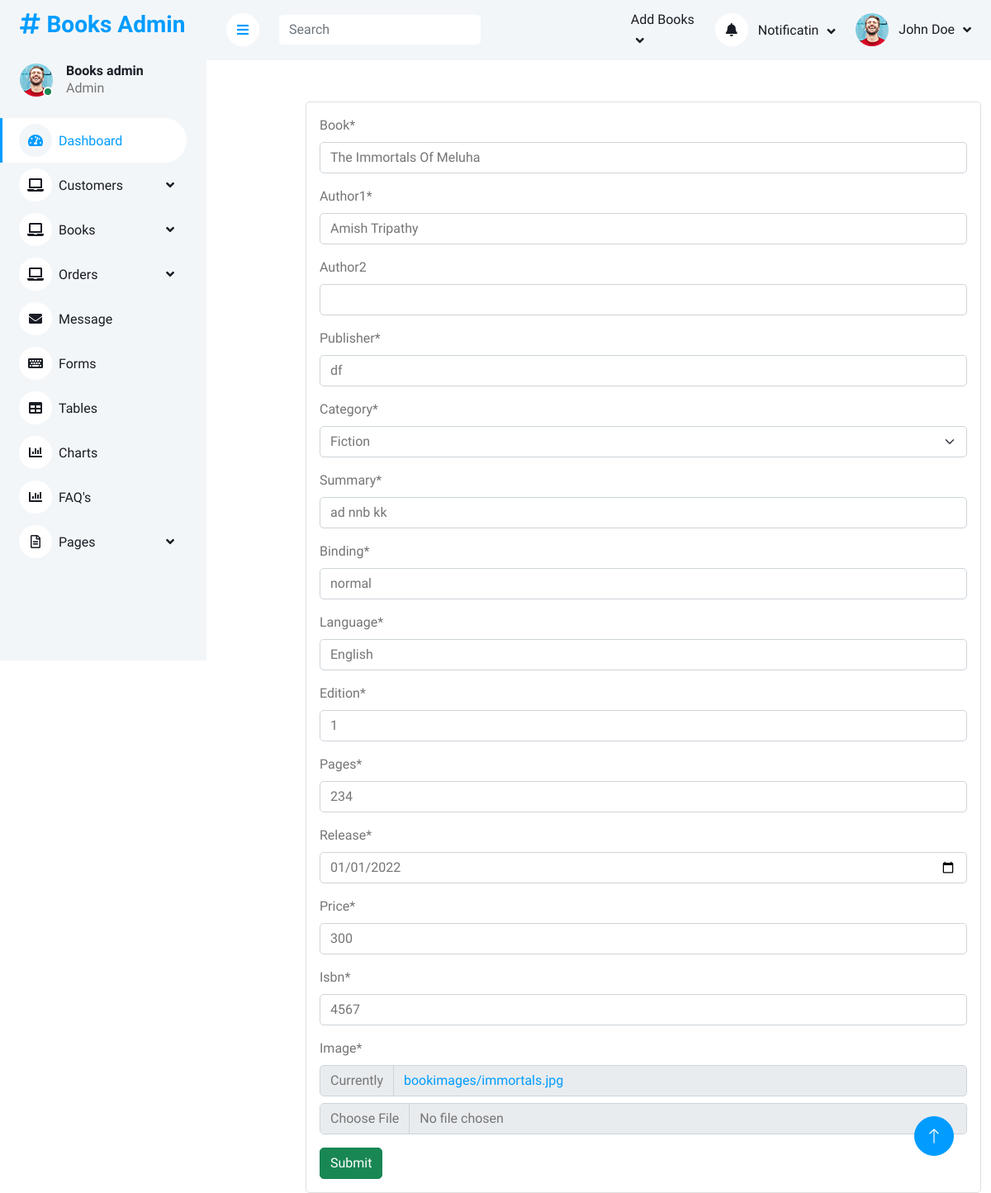
The page /updatebooks/1 on the database its author committed.
### BooksApp/models.py (models this page shows)
class Books_data(models.Model):
    book = models.CharField(max_length=300)
    author1 = models.CharField(max_length=320)
    author2 = models.CharField(max_length=100, null=True, blank=True)
    publisher = models.CharField(max_length=300)
    category = models.CharField(max_length=100, choices=booktype)
    summary = models.CharField(max_length=300000)
    binding = models.CharField(max_length=300)
    language = models.CharField(max_length=300)
    edition = models.IntegerField()
    pages = models.IntegerField()
    release = models.DateField()
    price = models.IntegerField()
    isbn = models.IntegerField()
    image = models.ImageField(upload_to='bookimages')

### BooksApp/views.py (the view)
# urls.py: path('updatebooks/<int:id>', views.updatebooks, name='updatebooks'),
def updatebooks(request, id):
    data = Books_data.objects.get(id=id)
    form = AddBooks(instance=data)
    if request.method == 'POST':
        form = AddBooks(request.POST, request.FILES, instance=data)
        if form.is_valid():
            form.save()
            return redirect('viewbooks')
    return render(request, 'edit.html', {'form': form})

### BooksApp/forms.py
class AddBooks(forms.ModelForm):
    release = forms.DateField(widget=DateInput)
    class Meta:
        model = Books_data
        fields = "__all__"

### templates/edit.html (shortened to what this page needs)
{% extends "admin_index.html" %}
{% load crispy_forms_tags %}
{% block content %}
{% load static %}
 <link rel="stylesheet" href="{% static 'loginstyle.css' %}"/>
<body>
 <link rel="stylesheet" href="{% static 'loginstyle.css' %}"/>
<div class="card">
    <div class="card-body">
  <form method="post" enctype="multipart/form-data">
        <div>
        {{form|crispy}}
        </div>
      <button type="submit" class="btn btn-success">Submit</button>
          </form>
    </div>
</div>
{% endblock %}

### static/adminstatic/css/style.css (style rules this page uses)
:root { --primary: #009CFF; --light: #F3F6F9; --dark: #191C24; }
.btn { transition: .5s; }

### rows shown on the page
Books_data: book "The Immortals Of Meluha", author1 "Amish Tripathy", publisher "df", category "Fiction", summary "ad nnb kk", binding "normal", language "English", edition "1", pages "234", release "01/01/2022", price "300", isbn "4567"
